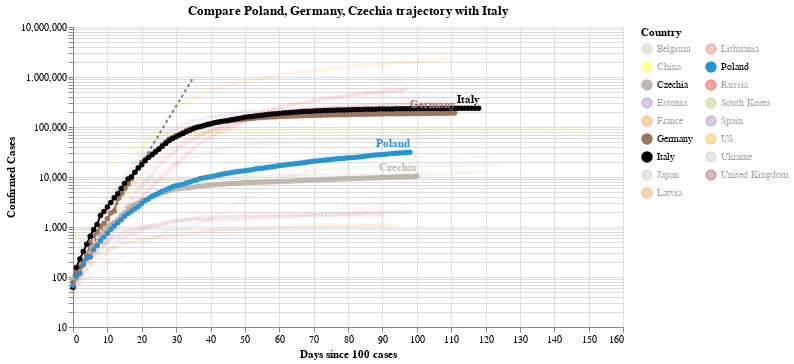

Notebook code cell kept with this figure:
### Code cell
#hide_input
chart2 = make_since_chart(dff2,['Poland', 'Germany', 'Czechia'], baseline_countries)
chart2

### Figure 1 — Vega-Lite specification as saved in the notebook (floating-point values rounded to 4 significant figures; data arrays with more than 128 entries replaced by an {"elided": "..."} marker saying what was removed)
{"config": {"view": {"continuousWidth": 400, "continuousHeight": 300}}, "layer": [{"data": {"name": "data-628230001892d6798b50651be41d1b3e"}, "mark": {"type": "line", "color": "black", "opacity": 0.5, "strokeDash": [3, 3]}, "encoding": {"x": {"type": "quantitative", "field": "Days since 100 cases"}, "y": {"type": "quantitative", "field": "Confirmed Cases"}}}, {"data": {"name": "data-d9fd48fad630243315015e8b3693fda8"}, "mark": {"type": "line", "point": true}, "encoding": {"color": {"type": "nominal", "field": "Country", "legend": {"columns": 2}, "scale": {"domain": ["Belgium", "China", "Czechia", "Estonia", "France", "Germany", "Italy", "Japan", "Latvia", "Lithuania", "Poland", "Russia", "South Korea", "Spain", "US", "Ukraine", "United Kingdom"], "range": ["#C1B7AD", "yellow", "#C1B7AD", "#9467bd", "#F58518", "#9D755D", "black", "#C1B7AD", "#F58518", "#E45756", "#2495D3", "red", "#A1BA59", "#9467bd", "orange", "#C1B7AD", "brown"]}}, "opacity": {"condition": {"value": 1, "selection": "selector002"}, "value": 0.05}, "tooltip": [{"type": "nominal", "field": "Country"}, {"type": "temporal", "field": "Date"}, {"type": "quantitative", "field": "Confirmed Cases"}, {"type": "quantitative", "field": "Days since 100 cases"}], "x": {"type": "quantitative", "field": "Days since 100 cases"}, "y": {"type": "quantitative", "field": "Confirmed Cases", "scale": {"type": "log"}}}, "selection": {"selector002": {"type": "multi", "fields": ["Country"], "bind": "legend", "init": [{"Country": "Poland"}, {"Country": "Germany"}, {"Country": "Czechia"}, {"Country": "Italy"}]}}, "width": 550}, {"data": {"name": "data-d9fd48fad630243315015e8b3693fda8"}, "mark": {"type": "text", "align": "right", "dy": -8, "fontWeight": "bold"}, "encoding": {"color": {"type": "nominal", "field": "Country", "legend": {"columns": 2}, "scale": {"domain": ["Belgium", "China", "Czechia", "Estonia", "France", "Germany", "Italy", "Japan", "Latvia", "Lithuania", "Poland", "Russia", "South Korea", "Spain", "US", "Ukraine", "United Kingdom"], "range": ["#C1B7AD", "yellow", "#C1B7AD", "#9467bd", "#F58518", "#9D755D", "black", "#C1B7AD", "#F58518", "#E45756", "#2495D3", "red", "#A1BA59", "#9467bd", "orange", "#C1B7AD", "brown"]}}, "opacity": {"condition": {"value": 1, "selection": "selector002"}, "value": 0.05}, "text": {"type": "nominal", "field": "Country"}, "tooltip": [{"type": "nominal", "field": "Country"}, {"type": "temporal", "field": "Date"}, {"type": "quantitative", "field": "Confirmed Cases"}, {"type": "quantitative", "field": "Days since 100 cases"}], "x": {"type": "quantitative", "field": "Days since 100 cases"}, "y": {"type": "quantitative", "field": "Confirmed Cases", "scale": {"type": "log"}}}, "transform": [{"filter": "(datum['Date'] >= 1592524800000)"}], "width": 550}], "title": "Compare Poland, Germany, Czechia trajectory with Italy", "$schema": "https://vega.github.io/schema/vega-lite/v4.0.2.json", "datasets": {"data-628230001892d6798b50651be41d1b3e": [{"Days since 100 cases": 0, "Confirmed Cases": 100.0}, {"Days since 100 cases": 1, "Confirmed Cases": 130.0}, {"Days since 100 cases": 2, "Confirmed Cases": 169.0}, {"Days since 100 cases": 3, "Confirmed Cases": 219.7}, {"Days since 100 cases": 4, "Confirmed Cases": 285.6}, {"Days since 100 cases": 5, "Confirmed Cases": 371.3}, {"Days since 100 cases": 6, "Confirmed Cases": 482.7}, {"Days since 100 cases": 7, "Confirmed Cases": 627.5}, {"Days since 100 cases": 8, "Confirmed Cases": 815.7}, {"Days since 100 cases": 9, "Confirmed Cases": 1060.0}, {"Days since 100 cases": 10, "Confirmed Cases": 1379.0}, {"Days since 100 cases": 11, "Confirmed Cases": 1792.0}, {"Days since 100 cases": 12, "Confirmed Cases": 2330.0}, {"Days since 100 cases": 13, "Confirmed Cases": 3029.0}, {"Days since 100 cases": 14, "Confirmed Cases": 3937.0}, {"Days since 100 cases": 15, "Confirmed Cases": 5119.0}, {"Days since 100 cases": 16, "Confirmed Cases": 6654.0}, {"Days since 100 cases": 17, "Confirmed Cases": 8650.0}, {"Days since 100 cases": 18, "Confirmed Cases": 11250.0}, {"Days since 100 cases": 19, "Confirmed Cases": 14620.0}, {"Days since 100 cases": 20, "Confirmed Cases": 19000.0}, {"Days since 100 cases": 21, "Confirmed Cases": 24710.0}, {"Days since 100 cases": 22, "Confirmed Cases": 32120.0}, {"Days since 100 cases": 23, "Confirmed Cases": 41750.0}, {"Days since 100 cases": 24, "Confirmed Cases": 54280.0}, {"Days since 100 cases": 25, "Confirmed Cases": 70560.0}, {"Days since 100 cases": 26, "Confirmed Cases": 91730.0}, {"Days since 100 cases": 27, "Confirmed Cases": 119300.0}, {"Days since 100 cases": 28, "Confirmed Cases": 155000.0}, {"Days since 100 cases": 29, "Confirmed Cases": 201500.0}, {"Days since 100 cases": 30, "Confirmed Cases": 262000.0}, {"Days since 100 cases": 31, "Confirmed Cases": 340600.0}, {"Days since 100 cases": 32, "Confirmed Cases": 442800.0}, {"Days since 100 cases": 33, "Confirmed Cases": 575600.0}, {"Days since 100 cases": 34, "Confirmed Cases": 748300.0}, {"Days since 100 cases": 35, "Confirmed Cases": 972800.0}], "data-d9fd48fad630243315015e8b3693fda8": {"elided": "1849 records"}}}
